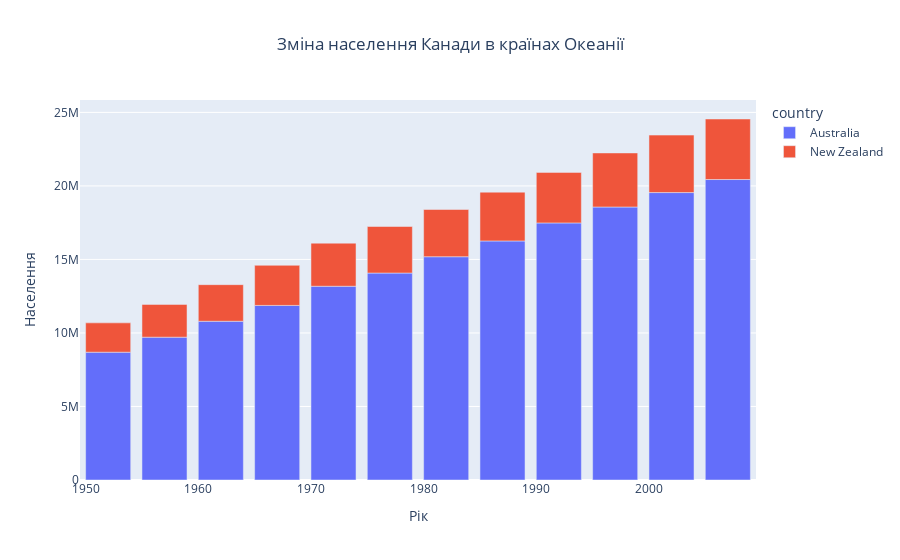

The notebook cell this image was saved under:
### Markdown cell above
### Завдання 2.3

### Code cell
oceania = px.data.gapminder().query("continent == 'Oceania'")

fig = px.bar(oceania, x='year', y='pop', hover_data=['lifeExp', 'gdpPercap'],
             title='Зміна населення Канади в країнах Океанії', color='country',
             labels={'year': 'Рік', 'pop': 'Населення'})
fig.update_layout(title_x=0.5)
fig.show()

### Figure 1 — Plotly figure (JSON) as saved in the notebook; plotly's stock layout.template omitted (floating-point values rounded to 4 significant figures)
{"data": [{"alignmentgroup": "True", "customdata": [[69.12, 10040.0], [70.33, 10950.0], [70.93, 12220.0], [71.1, 14530.0], [71.93, 16790.0], [73.49, 18330.0], [74.74, 19480.0], [76.32, 21890.0], [77.56, 23420.0], [78.83, 27000.0], [80.37, 30690.0], [81.23, 34440.0]], "hovertemplate": "country=Australia<br>Рік=%{x}<br>Населення=%{y}<br>lifeExp=%{customdata[0]}<br>gdpPercap=%{customdata[1]}<extra></extra>", "legendgroup": "Australia", "marker": {"color": "#636efa", "pattern": {"shape": ""}}, "name": "Australia", "offsetgroup": "Australia", "orientation": "v", "showlegend": true, "textposition": "auto", "type": "bar", "x": [1952, 1957, 1962, 1967, 1972, 1977, 1982, 1987, 1992, 1997, 2002, 2007], "xaxis": "x", "y": [8691212, 9712569, 10794968, 11872264, 13177000, 14074100, 15184200, 16257249, 17481977, 18565243, 19546792, 20434176], "yaxis": "y"}, {"alignmentgroup": "True", "customdata": [[69.39, 10560.0], [70.26, 12250.0], [71.24, 13180.0], [71.52, 14460.0], [71.89, 16050.0], [72.22, 16230.0], [73.84, 17630.0], [74.32, 19010.0], [76.33, 18360.0], [77.55, 21050.0], [79.11, 23190.0], [80.2, 25190.0]], "hovertemplate": "country=New Zealand<br>Рік=%{x}<br>Населення=%{y}<br>lifeExp=%{customdata[0]}<br>gdpPercap=%{customdata[1]}<extra></extra>", "legendgroup": "New Zealand", "marker": {"color": "#EF553B", "pattern": {"shape": ""}}, "name": "New Zealand", "offsetgroup": "New Zealand", "orientation": "v", "showlegend": true, "textposition": "auto", "type": "bar", "x": [1952, 1957, 1962, 1967, 1972, 1977, 1982, 1987, 1992, 1997, 2002, 2007], "xaxis": "x", "y": [1994794, 2229407, 2488550, 2728150, 2929100, 3164900, 3210650, 3317166, 3437674, 3676187, 3908037, 4115771], "yaxis": "y"}], "layout": {"barmode": "relative", "legend": {"title": {"text": "country"}, "tracegroupgap": 0}, "title": {"text": "Зміна населення Канади в країнах Океанії", "x": 0.5}, "xaxis": {"anchor": "y", "domain": [0, 1], "title": {"text": "Рік"}}, "yaxis": {"anchor": "x", "domain": [0, 1], "title": {"text": "Населення"}}}}
